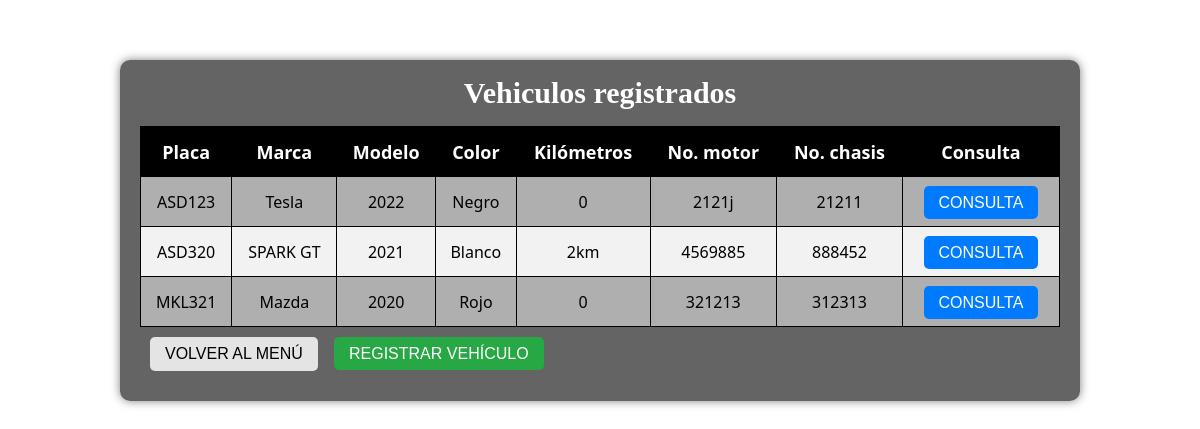
Screenshot of /crud_vehiculo/index.php with the database file from the repository.
### tables this page shows
CREATE TABLE `vehiculo` (
  `placa` varchar(8) NOT NULL,
  `marca` varchar(25) NOT NULL,
  `modelo` varchar(20) NOT NULL,
  `color` varchar(10) NOT NULL,
  `kms` varchar(9) NOT NULL,
  `no_motor` varchar(10) NOT NULL,
  `no_chasis` varchar(10) NOT NULL
);

### crud_vehiculo/index.php (the view, shortened to what this page needs)
<?php
	$conectar = connection();
	$busqueda = "SELECT * FROM vehiculo";
	$consultar = mysqli_query($conectar, $busqueda);
?>
<!DOCTYPE html>
<html lang="en">
<head>
    <link href="css/style_index.css" rel="stylesheet">
</head>
<body>
	<div class="tabla-vehiculo">
		<h2>Vehiculos registrados</h2>
		<table>
			<thead>
				<tr>
					<th>Placa</th>
					<th>Marca</th>
					<th>Modelo</th>
					<th>Color</th>
					<th>Kilómetros</th>
					<th>No. motor</th>
					<th>No. chasis</th>
					<th>Consulta</th>
				</tr>
			</thead>
			<tbody>
				<?php while ($row = mysqli_fetch_array($consultar)): ?>
					<tr>
						<td><?= $row['placa'] ?></td>
						<td><?= $row['marca'] ?></td>
						<td><?= $row['modelo'] ?></td>
						<td><?= $row['color'] ?></td>
						<td><?= $row['kms'] ?></td>
						<td><?= $row['no_motor'] ?></td>
						<td><?= $row['no_chasis'] ?></td>
						<td><a href="consulta.php?placa=<?= $row['placa'] ?>" class="btn consult-btn">Consulta</a></td>
					</tr>
				<?php endwhile; ?>
			</tbody>
		</table>
		<a href="../menu.php" class="menu-button">Volver al Menú</a>
		<a href="registro.php" class="btn create-btn">Registrar vehículo</a>
    </div>
</body>
</html>

### crud_vehiculo/css/style_index.css (style rules this page uses)
* { box-sizing: border-box; margin: 0; padding: 0; }
body { margin: 0; padding: 0; background-image: url('../img/fondo_index.jpg'); background-size: cover; font-family: 'Segoe UI', sans-serif; }
.tabla-vehiculo { background-color: rgba(18, 18, 18, 0.65); border-radius: 10px; width: 80%; margin: 0 auto; padding: 20px; box-shadow: 0 0 10px rgba(0, 0, 0, 0.5); margin-top: 5%; }
h2 { text-align: center; margin-bottom: 20px; font-family: Copperplate, "Copperplate Gothic Light", fantasy; font-size: 18px; font-style: normal; font-variant: normal; font-weight: 700; line-height: 26.4px; font-size: 30px; color: #ffffff; }
table { width: 100%; border-collapse: collapse; }
th { background-color: #000; color: #fff; font-size: 18px }
tr { height: 50px; text-align: center; background-color: rgb(175, 175, 175); }
table, th, td { border: 1px solid #000; }
th, td { padding: 10px; text-align: center; }
tr:nth-child(even) { background-color: #f2f2f2; }
.btn { border-radius: 5px; padding: 8px 15px; margin: 2px; color: #fff; font-family: sans-serif; text-transform: uppercase; text-align: center; text-decoration: none; }
.consult-btn { background-color: #007bff; }
.create-btn { background-color: #28a745; }
.menu-button { border-radius: 5px; padding: 8px 15px; margin: 10px; color: #000000; background-color: #e4e4e4; font-family: sans-serif; text-transform: uppercase; text-align: center; text-decoration: none; display: inline-block; cursor: pointer; }

### rows the page displays
vehiculo: placa "ASD123", marca "Tesla", modelo "2022", color "Negro", kms "0", no_motor "2121j", no_chasis "21211"
vehiculo: placa "ASD320", marca "SPARK GT", modelo "2021", color "Blanco", kms "2km", no_motor "4569885", no_chasis "888452"
vehiculo: placa "MKL321", marca "Mazda", modelo "2020", color "Rojo", kms "0", no_motor "321213", no_chasis "312313"
